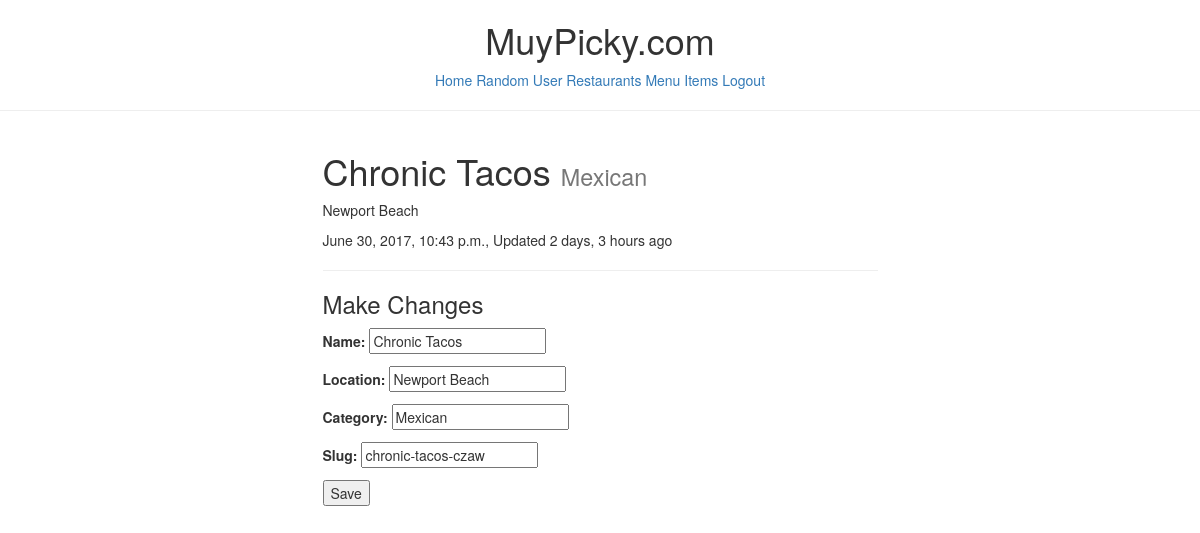
Screenshot of /restaurants/chronic-tacos-czaw/ (signed in) with the database file from the repository.
### restaurants/models.py (models this page shows, shortened)
class RestaurantLocation(models.Model):
    owner           = models.ForeignKey(User) # class_instance.model_set.all() # Django Models Unleashed JOINCFE.com
    name            = models.CharField(max_length=120)
    location        = models.CharField(max_length=120, null=True, blank=True)
    category        = models.CharField(max_length=120, null=True, blank=True, validators=[validate_category])
    timestamp       = models.DateTimeField(auto_now_add=True)
    updated         = models.DateTimeField(auto_now=True)
    slug            = models.SlugField(null=True, blank=True)
    objects = RestaurantLocationManager()
    @property
    def title(self):
        return self.name

### restaurants/views.py (the view)
# urls.py: url(r'^(?P<slug>[\w-]+)/$', RestaurantUpdateView.as_view(), name='detail'),
class RestaurantUpdateView(LoginRequiredMixin, UpdateView):
    form_class = RestaurantLocationCreateForm
    login_url = '/login/'
    template_name = 'restaurants/detail-update.html'
    def get_context_data(self, *args, **kwargs):
        context = super(RestaurantUpdateView, self).get_context_data(*args, **kwargs)
        name = self.get_object().name
        context['title'] = f'Update Restaurant: {name}'
        return context
    def get_queryset(self):
        return RestaurantLocation.objects.filter(owner=self.request.user)

### restaurants/forms.py (shortened to what this page needs)
class RestaurantLocationCreateForm(forms.ModelForm):
    class Meta:
        model = RestaurantLocation
        fields = [
            'name',
            'location',
            'category',
            'slug',
        ]

### restaurants/models.py (called while the page is built)
    def get_queryset(self):
        return RestaurantLocationQuerySet(self.model, using=self._db)

### restaurants/templates/restaurants/detail-update.html (shortened to what this page needs)
{% extends "base.html" %}
{% block content %}
<div class='row'>
<div class='col-sm-6 col-sm-offset-3'>
<h1>{{ form.instance.title }} <small> {{ form.instance.category }}</small></h1>
<p>{{ form.instance.location }}</p>
<p>{{ form.instance.timestamp }}, Updated {{ form.instance.updated|timesince }} ago</p>
<hr/>
<h3>Make Changes</h3>
{% include 'snippets/form-snippet.html' with form=form %}
</div>
</div>
{% endblock %}

### templates/snippets/form-snippet.html (shortened to what this page needs)
<form method='POST'> {% csrf_token %}
    {{ form.as_p }}
    <button type='submit'>Save</button>
</form>

### rows the page displays
RestaurantLocation: instance "Chronic Tacos", instance.category "Mexican", instance.location "Newport Beach", instance.timestamp "June 30, 2017, 10:43 p.m.", instance.updated "2 days, 3 hours", name "Chronic Tacos", location "Newport Beach", category "Mexican", slug "chronic-tacos-czaw"
